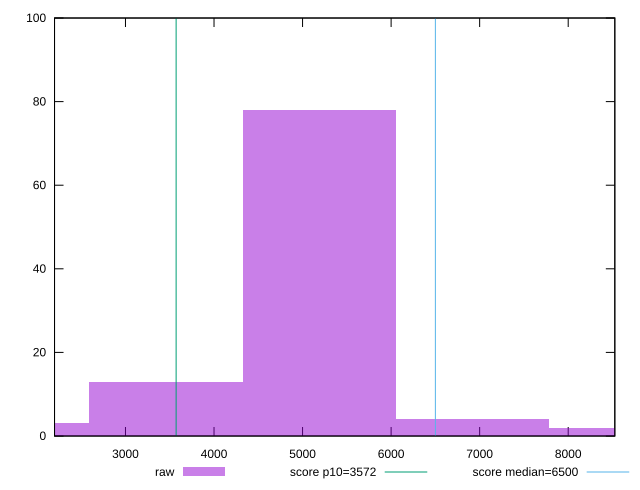

gnuplot code for this plot:
reset

$raw <<EOF
5186.828678389017 78
3457.885785592678 13
6915.771571185356 4
8644.714463981694 2
1728.942892796339 3
EOF

set key outside below
set boxwidth 1728.942892796339
set xrange [2198.8225:8526.55]
set yrange [0:100]
set trange [0:100]
set style fill transparent solid 0.5 noborder

set parametric
set terminal svg size 640, 490 enhanced background rgb 'white'
set output "reprap/first-cpu-idle/samples/pages+cached+noexternal/raw/histogram.svg"

plot $raw title "raw" with boxes, \
     3572,t title "score p10=3572", \
     6500,t title "score median=6500"

reset
